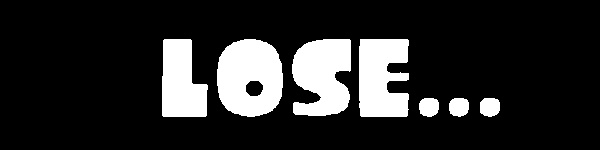
#> input picture resource/judgement/lose.jpg, 600 x 150 px
$ python -i image.py   (imports and definitions only)
#> lines starting #> are read from the running program, lines starting #| are printed output that depends on the picture; after the words box and inside, x2 and y2 are one past the last pixel; in counts of white or black regions, pixels touching at a corner belong together
import cv2
import numpy as np
import matplotlib.pyplot as plt

orb = cv2.ORB_create(
    # nfeatures=1000,
    scaleFactor=1.2,
    edgeThreshold=15
)


def extract_features(image):
    """形状特徴量（ORB）を抽出"""
    keypoints, descriptors = orb.detectAndCompute(image, None)
    return keypoints, descriptors


def extract_color_histogram(image):
    """色ヒストグラムを抽出"""
    hsv_image = cv2.cvtColor(image, cv2.COLOR_BGR2HSV)
    hist = cv2.calcHist([hsv_image], [0, 1], None, [50, 60], [
                        0, 180, 0, 256])  # H:50, S:60
    cv2.normalize(hist, hist)
    return hist


def display_results(image, keypoints, hist):
    """抽出結果を表示"""
    keypoint_image = cv2.drawKeypoints(
        image, keypoints, None, color=(0, 255, 0))

    plt.figure(figsize=(10, 5))
    plt.subplot(1, 2, 1)
    plt.imshow(cv2.cvtColor(keypoint_image, cv2.COLOR_BGR2RGB))
    plt.title("Keypoints")
    plt.axis("off")

    plt.subplot(1, 2, 2)
    plt.title("Color Histogram (Hue-Saturation)")
    plt.xlabel("Bins")
    plt.ylabel("Frequency")
    plt.imshow(hist, interpolation='nearest', aspect='auto', cmap='viridis')
    plt.colorbar(label="Frequency")
    plt.show()


def get_features(image):
    """画像の特徴量を抽出"""
    gray_image = cv2.cvtColor(image, cv2.COLOR_BGR2GRAY)
    keypoints, descriptors = extract_features(gray_image)
    color_hist = extract_color_histogram(image)
    # display_results(image, keypoints, color_hist)
    return keypoints, descriptors, color_hist


def compare_features(features_a, features_b):
    """2つの画像の特徴量を比較し、形状と色の類似度を計算"""
    keypoints_a, descriptors_a, color_hist_a = features_a
    keypoints_b, descriptors_b, color_hist_b = features_b
    if descriptors_a is not None and descriptors_b is not None:
        bf = cv2.BFMatcher(cv2.NORM_HAMMING, crossCheck=True)
        matches = bf.match(descriptors_a, descriptors_b)
        shape_similarity = len(matches) / \
            max(len(keypoints_a), len(keypoints_b))
    else:
        shape_similarity = 0.0
    color_similarity = cv2.compareHist(
        color_hist_a, color_hist_b, cv2.HISTCMP_CORREL)
    return shape_similarity, color_similarity


def calculate_overall_similarity(shape_similarity, color_similarity, weight_shape=0.5, weight_color=0.5):
    """形状と色の類似度を統合スコアとして計算"""
    normalized_color_similarity = (color_similarity + 1) / 2
    overall_similarity = (weight_shape * shape_similarity +
                          weight_color * normalized_color_similarity)
    return overall_similarity

>>> import cv2
>>> picture = cv2.imread('resource/judgement/lose.jpg')
#> picture is the input picture: shape (150, 600, 3); min 0, max 255, mean 41.9
>>> result = get_features(picture)
#> in extract_features, `keypoints, descriptors = orb.detectAndCompute(image, None)`: keypoints = 472 keypoints; strongest (x, y, size): (408, 75, 31), (406, 73, 31), (163, 41, 31), (191, 41, 31)
#> in extract_color_histogram, `hsv_image = cv2.cvtColor(image, cv2.COLOR_BGR2HSV)`: hsv_image: shape (150, 600, 3); mean H, S, V 0, 0, 41.9
#> in extract_color_histogram, `hist = cv2.calcHist([hsv_image], [0, 1], None, [50, 60], [ 0, 180, 0, ..`:
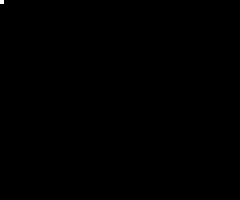
#> hist: shape (50, 60) float32 (shown 4 times larger); values 0 (black) and 90000 (white), 0.03% white in thin lines or dots, all inside (x1, y1, x2, y2) = (0, 0, 1, 1)
